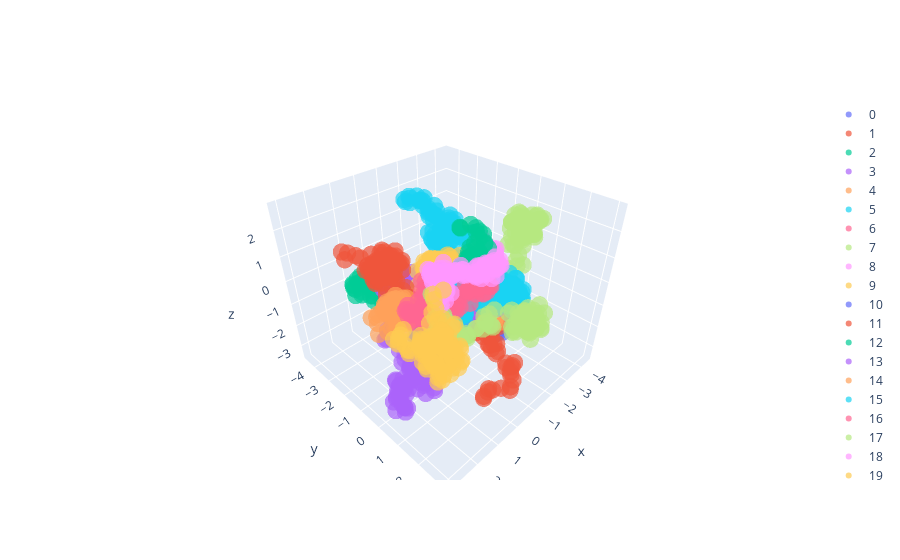

Notebook code for this chart:
### Code cell
plotter(normalize(xs), 'o')
